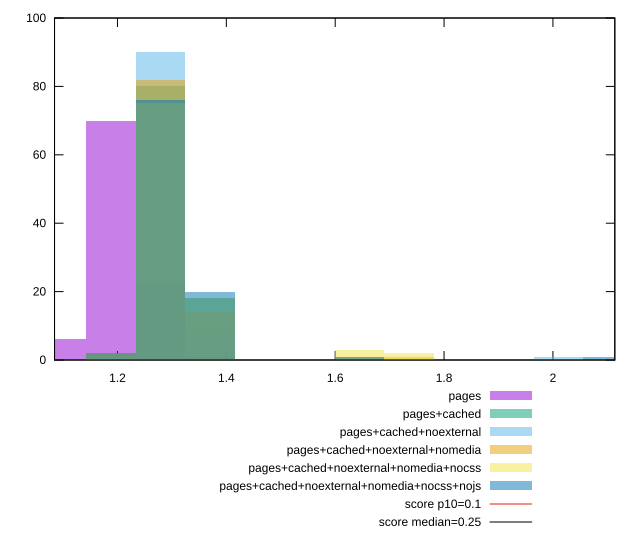

Write gnuplot code to recreate this figure.
reset

$pages <<EOF
1.1878898492615926 70
1.2792659915124842 23
1.0965137070107007 6
1.370642133763376 1
EOF

$pagesCached <<EOF
1.2792659915124842 80
1.370642133763376 18
1.1878898492615926 2
EOF

$pagesCachedNoexternal <<EOF
1.2792659915124842 90
2.010275129519618 1
1.370642133763376 8
1.1878898492615926 1
EOF

$pagesCachedNoexternalNomedia <<EOF
1.2792659915124842 82
1.7361467027669428 1
1.370642133763376 14
1.1878898492615926 2
1.6447705605160512 1
EOF

$pagesCachedNoexternalNomediaNocss <<EOF
1.2792659915124842 75
1.370642133763376 18
1.6447705605160512 3
1.1878898492615926 2
1.7361467027669428 2
EOF

$pagesCachedNoexternalNomediaNocssNojs <<EOF
1.2792659915124842 76
1.370642133763376 20
1.1878898492615926 2
2.10165127177051 1
1.6447705605160512 1
EOF

set key outside below
set boxwidth 0.09137614225089173
set xrange [1.0843936581081814:2.113691316392687]
set yrange [0:100]
set trange [0:100]
set style fill transparent solid 0.5 noborder

set parametric
set terminal svg size 640, 540 enhanced background rgb 'white'
set output "reprap/cumulative-layout-shift/comparison/histogram/all_raw.svg"

plot $pages title "pages" with boxes, \
     $pagesCached title "pages+cached" with boxes, \
     $pagesCachedNoexternal title "pages+cached+noexternal" with boxes, \
     $pagesCachedNoexternalNomedia title "pages+cached+noexternal+nomedia" with boxes, \
     $pagesCachedNoexternalNomediaNocss title "pages+cached+noexternal+nomedia+nocss" with boxes, \
     $pagesCachedNoexternalNomediaNocssNojs title "pages+cached+noexternal+nomedia+nocss+nojs" with boxes, \
     0.1,t title "score p10=0.1", \
     0.25,t title "score median=0.25"

reset
